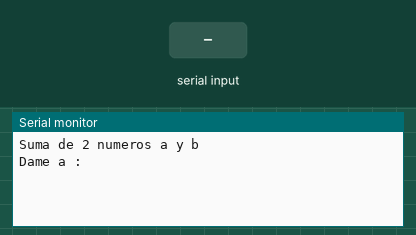
Bench run of a sketch on a simulated Arduino Uno, built with avr-gcc and run on an emulated ATmega328P. Parts: the last lines printed to the serial monitor. The test bench sets the inputs (shaded band).

Above: at 0.9 s.
1.0 s: "90,45\n" received over Serial
At 2.2 s:
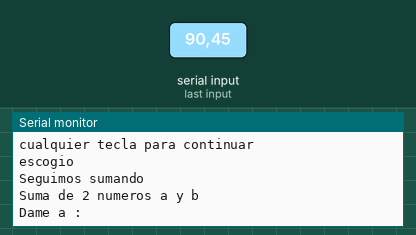
2.5 s: "1,90,45\n" received over Serial
At 3.2 s:
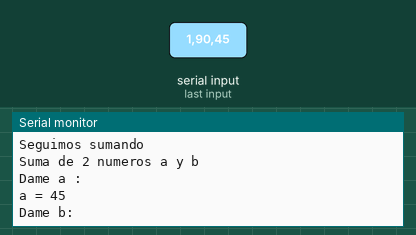
4.1 s: "q90\n" received over Serial
At 5.3 s:
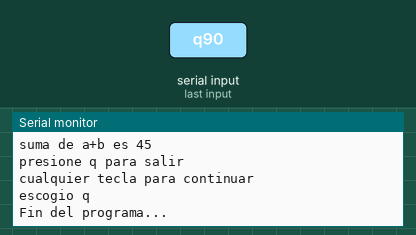

The sketch:

arduino.35.sumarhastaq.ino
```cpp
int a = 0;   //numero a
int b = 0;   //numero b
int suma = 0;   //valor actual de suma
int condicion = 0; //para controlar flujo del programa
char comando = 'x';//letra de comando tipo char

void setup() {
  Serial.begin(9600); //velocidad serial

  do                  //inicio de bucle do--while
  {
    Serial.println("Suma de 2 numeros a y b ");
    Serial.println("Dame a : ");

    while (condicion == 0) { //condicion inicial
      if (Serial.available() > 0) { //si dato en serial entrar
        a = Serial.parseInt();      //dato en serial es a
        Serial.print("a = ");
        Serial.println(a);
        Serial.println("Dame b: ");
        condicion = 1;              //cambiar condicion para salir
      }
    }

    while (condicion == 1) { //condicion actual
      if (Serial.available() > 0) { //si dato en serial entrar
        b = Serial.parseInt();      //dato en serial es b
        Serial.print("b = ");
        Serial.println(b);
        condicion = 2;              //cambiar condicion para salir
      }
    }

    suma = a + b;
    Serial.print("suma de a+b es ");
    Serial.println(suma);      //muestra factorial al finalizar el while anterior
    Serial.println("presione q para salir");
    Serial.println("cualquier tecla para continuar");
    condicion = 3;
    while (condicion == 3) {
      if (Serial.available() > 0) { //si dato en serial entrar
        comando = Serial.read();      //tipo char en serial es comando
        Serial.print("escogio ");
        Serial.println(comando);
        if (comando == 'q') {         //si comando es q entrar
          comando = 'q';              //cambiar comando por 'q'
          condicion = 4;              //cambiar condicion para salir de bucle
        }
        if (comando != 'q') {         //si es cualquier tecla
          Serial.println("Seguimos sumando");
          condicion = 0;              //regresar al inicio por condicion cero
        }
      }
    }
  } while (comando != 'q'); //se sale de do-while si comando es 'q'

  Serial.println("Fin del programa...");   //adios
}

void loop() {              //no usamos loop para que el programa tenga fin
}
```

Measured:
- after the input at 1.0 s, the serial monitor: prints a new line at once (image 1)
- after the input at 2.5 s, the serial monitor: prints a new line at once (image 2)
- after the input at 4.1 s, the serial monitor: prints a new line at once (image 3)
